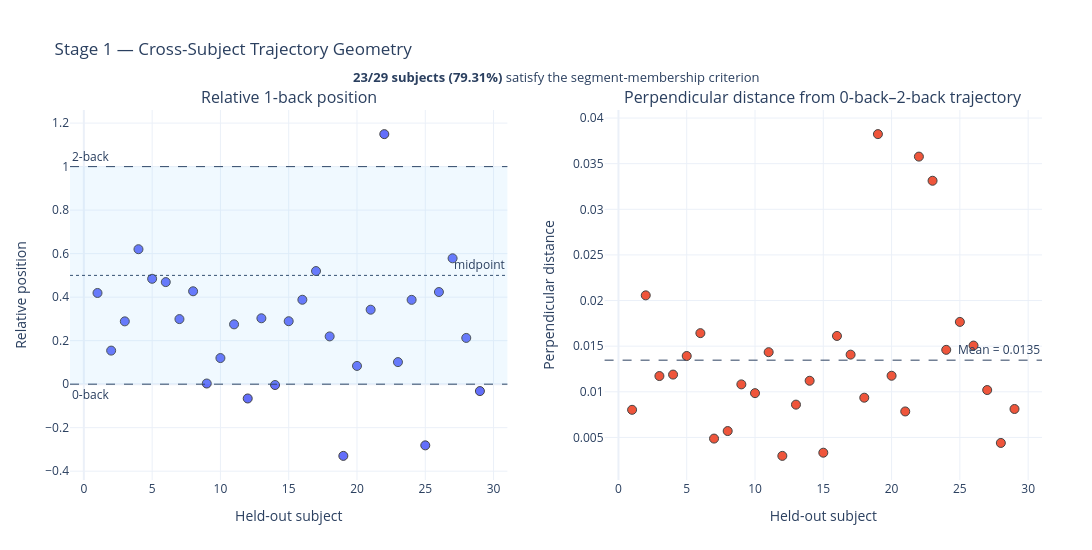

Write notebook code for a chart like this one.
### Code cell
# ============================================================
# STAGE 1 — PRIMARY TRAJECTORY GEOMETRY FIGURE
# Relative 1-back position + perpendicular distance
# ============================================================
from plotly.subplots import make_subplots

df = stage1_df.copy().sort_values("subject")

# ------------------------------------------------------------
# Primary criterion
# ------------------------------------------------------------

df["between_label"] = np.where(
    df["oneback_between"],
    "Between 0-back and 2-back",
    "Outside 0-back–2-back segment"
)

n_between = int(df["oneback_between"].sum())
n_total = len(df)
between_pct = 100 * n_between / n_total


# ============================================================
# FIGURE
# ============================================================

fig = make_subplots(
    rows=1,
    cols=2,
    subplot_titles=(
        "Relative 1-back position",
        "Perpendicular distance from 0-back–2-back trajectory"
    ),
    horizontal_spacing=0.10
)


# ============================================================
# PANEL A — RELATIVE POSITION
# ============================================================

fig.add_trace(
    go.Scatter(
        x=df["subject"],
        y=df["relative_1back_position"],
        mode="markers",
        marker=dict(
            size=9,
            line=dict(width=1)
        ),
        customdata=np.column_stack([
            df["oneback_between"],
            df["perpendicular_distance"],
            df["d01_d02"]
        ]),
        hovertemplate=(
            "<b>Subject %{x}</b><br>"
            "Relative position: %{y:.3f}<br>"
            "Between criterion: %{customdata[0]}<br>"
            "Perpendicular distance: %{customdata[1]:.4f}<br>"
            "d01/d02: %{customdata[2]:.3f}"
            "<extra></extra>"
        ),
        showlegend=False
    ),
    row=1,
    col=1
)

# Segment boundaries
fig.add_hline(
    y=0,
    line_dash="dash",
    line_width=1,
    annotation_text="0-back",
    annotation_position="bottom left",
    row=1,
    col=1
)

fig.add_hline(
    y=1,
    line_dash="dash",
    line_width=1,
    annotation_text="2-back",
    annotation_position="top left",
    row=1,
    col=1
)

# Midpoint reference
fig.add_hline(
    y=0.5,
    line_dash="dot",
    line_width=1,
    annotation_text="midpoint",
    annotation_position="top right",
    row=1,
    col=1
)

# Between-region shading
fig.add_hrect(
    y0=0,
    y1=1,
    fillcolor="LightSkyBlue",
    opacity=0.12,
    line_width=0,
    row=1,
    col=1
)


# ============================================================
# PANEL B — PERPENDICULAR DISTANCE
# ============================================================

fig.add_trace(
    go.Scatter(
        x=df["subject"],
        y=df["perpendicular_distance"],
        mode="markers",
        marker=dict(
            size=9,
            line=dict(width=1)
        ),
        customdata=np.column_stack([
            df["relative_1back_position"],
            df["oneback_between"]
        ]),
        hovertemplate=(
            "<b>Subject %{x}</b><br>"
            "Perpendicular distance: %{y:.4f}<br>"
            "Relative position: %{customdata[0]:.3f}<br>"
            "Between criterion: %{customdata[1]}"
            "<extra></extra>"
        ),
        showlegend=False
    ),
    row=1,
    col=2
)

# Mean reference
mean_perpendicular = df["perpendicular_distance"].mean()

fig.add_hline(
    y=mean_perpendicular,
    line_dash="dash",
    line_width=1,
    annotation_text=f"Mean = {mean_perpendicular:.4f}",
    annotation_position="top right",
    row=1,
    col=2
)


# ============================================================
# AXES
# ============================================================

fig.update_xaxes(
    title_text="Held-out subject",
    tickmode="linear",
    dtick=5,
    row=1,
    col=1
)

fig.update_xaxes(
    title_text="Held-out subject",
    tickmode="linear",
    dtick=5,
    row=1,
    col=2
)

fig.update_yaxes(
    title_text="Relative position",
    row=1,
    col=1
)

fig.update_yaxes(
    title_text="Perpendicular distance",
    row=1,
    col=2
)


# ============================================================
# ANNOTATION
# ============================================================

fig.add_annotation(
    x=0.5,
    y=1.12,
    xref="paper",
    yref="paper",
    text=(
        f"<b>{n_between}/{n_total} subjects ({between_pct:.2f}%)</b> "
        "satisfy the segment-membership criterion"
    ),
    showarrow=False,
    font=dict(size=13)
)


# ============================================================
# LAYOUT
# ============================================================

fig.update_layout(
    title="Stage 1 — Cross-Subject Trajectory Geometry",
    template="plotly_white",
    height=550,
    width=1250,
    margin=dict(t=110, l=70, r=50, b=70)
)

fig.show()


# ============================================================
# SAVE HIGH-QUALITY VECTOR FIGURE
# ============================================================

FIG_STAGE1_GEOMETRY = os.path.join(
    STAGE1_RESULTS_ROOT,
    "stage1_trajectory_geometry.pdf"
)

fig.write_image(
    FIG_STAGE1_GEOMETRY,
    format="pdf",
    width=1400,
    height=800,
    scale=2
)

print(f"Saved vector figure: {FIG_STAGE1_GEOMETRY}")

### Figure 1 — Plotly figure (JSON) as saved in the notebook; plotly's stock layout.template omitted (floating-point values rounded to 4 significant figures)
{"data": [{"customdata": [[1.0, 0.008025, 0.5592], [1.0, 0.02057, 0.279], [1.0, 0.01173, 0.392], [1.0, 0.01189, 0.645], [1.0, 0.01392, 0.5372], [1.0, 0.01643, 0.5439], [1.0, 0.004872, 0.3282], [1.0, 0.005698, 0.445], [1.0, 0.01081, 0.1678], [1.0, 0.009852, 0.1857], [1.0, 0.01434, 0.4022], [0.0, 0.002978, 0.1382], [1.0, 0.008593, 0.5227], [0.0, 0.01121, 0.5047], [1.0, 0.003326, 0.2992], [1.0, 0.01612, 0.4286], [1.0, 0.01407, 0.5363], [1.0, 0.009353, 0.2607], [0.0, 0.03824, 0.9559], [1.0, 0.01176, 0.4784], [1.0, 0.007846, 0.4587], [0.0, 0.03577, 1.326], [1.0, 0.03313, 1.115], [1.0, 0.0146, 0.4837], [0.0, 0.01766, 0.3536], [1.0, 0.01507, 0.4835], [1.0, 0.01019, 0.5924], [1.0, 0.004394, 0.2219], [0.0, 0.008115, 0.1923]], "hovertemplate": "<b>Subject %{x}</b><br>Relative position: %{y:.3f}<br>Between criterion: %{customdata[0]}<br>Perpendicular distance: %{customdata[1]:.4f}<br>d01/d02: %{customdata[2]:.3f}<extra></extra>", "marker": {"line": {"width": 1}, "size": 9}, "mode": "markers", "showlegend": false, "type": "scatter", "x": [1, 2, 3, 4, 5, 6, 7, 8, 9, 10, 11, 12, 13, 14, 15, 16, 17, 18, 19, 20, 21, 22, 23, 24, 25, 26, 27, 28, 29], "xaxis": "x", "y": [0.4191, 0.1542, 0.2887, 0.6204, 0.4843, 0.4691, 0.2991, 0.427, 0.002997, 0.12, 0.2749, -0.06581, 0.3028, -0.003911, 0.2894, 0.388, 0.5199, 0.2195, -0.3297, 0.08379, 0.3423, 1.149, 0.1014, 0.3875, -0.2813, 0.4235, 0.5785, 0.2125, -0.03176], "yaxis": "y"}, {"customdata": [[0.4191, 1.0], [0.1542, 1.0], [0.2887, 1.0], [0.6204, 1.0], [0.4843, 1.0], [0.4691, 1.0], [0.2991, 1.0], [0.427, 1.0], [0.002997, 1.0], [0.12, 1.0], [0.2749, 1.0], [-0.06581, 0.0], [0.3028, 1.0], [-0.003911, 0.0], [0.2894, 1.0], [0.388, 1.0], [0.5199, 1.0], [0.2195, 1.0], [-0.3297, 0.0], [0.08379, 1.0], [0.3423, 1.0], [1.149, 0.0], [0.1014, 1.0], [0.3875, 1.0], [-0.2813, 0.0], [0.4235, 1.0], [0.5785, 1.0], [0.2125, 1.0], [-0.03176, 0.0]], "hovertemplate": "<b>Subject %{x}</b><br>Perpendicular distance: %{y:.4f}<br>Relative position: %{customdata[0]:.3f}<br>Between criterion: %{customdata[1]}<extra></extra>", "marker": {"line": {"width": 1}, "size": 9}, "mode": "markers", "showlegend": false, "type": "scatter", "x": [1, 2, 3, 4, 5, 6, 7, 8, 9, 10, 11, 12, 13, 14, 15, 16, 17, 18, 19, 20, 21, 22, 23, 24, 25, 26, 27, 28, 29], "xaxis": "x2", "y": [0.008025, 0.02057, 0.01173, 0.01189, 0.01392, 0.01643, 0.004872, 0.005698, 0.01081, 0.009852, 0.01434, 0.002978, 0.008593, 0.01121, 0.003326, 0.01612, 0.01407, 0.009353, 0.03824, 0.01176, 0.007846, 0.03577, 0.03313, 0.0146, 0.01766, 0.01507, 0.01019, 0.004394, 0.008115], "yaxis": "y2"}], "layout": {"annotations": [{"font": {"size": 16}, "showarrow": false, "text": "Relative 1-back position", "x": 0.225, "xanchor": "center", "xref": "paper", "y": 1, "yanchor": "bottom", "yref": "paper"}, {"font": {"size": 16}, "showarrow": false, "text": "Perpendicular distance from 0-back–2-back trajectory", "x": 0.775, "xanchor": "center", "xref": "paper", "y": 1, "yanchor": "bottom", "yref": "paper"}, {"showarrow": false, "text": "0-back", "x": 0, "xanchor": "left", "xref": "x domain", "y": 0, "yanchor": "top", "yref": "y"}, {"showarrow": false, "text": "2-back", "x": 0, "xanchor": "left", "xref": "x domain", "y": 1, "yanchor": "bottom", "yref": "y"}, {"showarrow": false, "text": "midpoint", "x": 1, "xanchor": "right", "xref": "x domain", "y": 0.5, "yanchor": "bottom", "yref": "y"}, {"showarrow": false, "text": "Mean = 0.0135", "x": 1, "xanchor": "right", "xref": "x2 domain", "y": 0.01347, "yanchor": "bottom", "yref": "y2"}, {"font": {"size": 13}, "showarrow": false, "text": "<b>23/29 subjects (79.31%)</b> satisfy the segment-membership criterion", "x": 0.5, "xref": "paper", "y": 1.12, "yref": "paper"}], "height": 550, "margin": {"b": 70, "l": 70, "r": 50, "t": 110}, "shapes": [{"line": {"dash": "dash", "width": 1}, "type": "line", "x0": 0, "x1": 1, "xref": "x domain", "y0": 0, "y1": 0, "yref": "y"}, {"line": {"dash": "dash", "width": 1}, "type": "line", "x0": 0, "x1": 1, "xref": "x domain", "y0": 1, "y1": 1, "yref": "y"}, {"line": {"dash": "dot", "width": 1}, "type": "line", "x0": 0, "x1": 1, "xref": "x domain", "y0": 0.5, "y1": 0.5, "yref": "y"}, {"fillcolor": "LightSkyBlue", "line": {"width": 0}, "opacity": 0.12, "type": "rect", "x0": 0, "x1": 1, "xref": "x domain", "y0": 0, "y1": 1, "yref": "y"}, {"line": {"dash": "dash", "width": 1}, "type": "line", "x0": 0, "x1": 1, "xref": "x2 domain", "y0": 0.01347, "y1": 0.01347, "yref": "y2"}], "title": {"text": "Stage 1 — Cross-Subject Trajectory Geometry"}, "width": 1250, "xaxis": {"anchor": "y", "domain": [0, 0.45], "dtick": 5, "tickmode": "linear", "title": {"text": "Held-out subject"}}, "xaxis2": {"anchor": "y2", "domain": [0.55, 1], "dtick": 5, "tickmode": "linear", "title": {"text": "Held-out subject"}}, "yaxis": {"anchor": "x", "domain": [0, 1], "title": {"text": "Relative position"}}, "yaxis2": {"anchor": "x2", "domain": [0, 1], "title": {"text": "Perpendicular distance"}}}}
